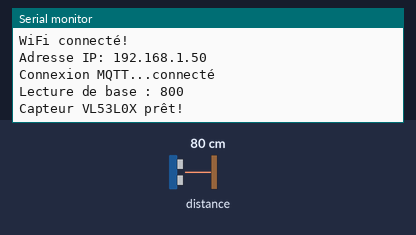
A sketch run on a simulated ESP32. Shown: the last lines printed to the serial monitor. Inputs (shaded band) come from the test bench; at power-on: distance to the obstacle 80 cm. WiFi joins after 1.5 s; servers stay silent unless stated; no MQTT or app messages arrive unless stated.

Above: at 3.4 s.
3.5 s: distance to the obstacle set to 2 cm
At 4.1 s:
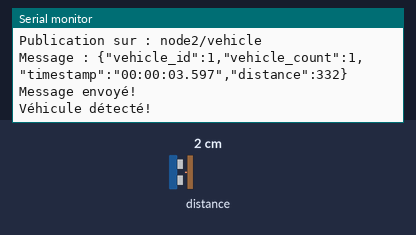
5.0 s: distance to the obstacle set to 250 cm
At 5.5 s:
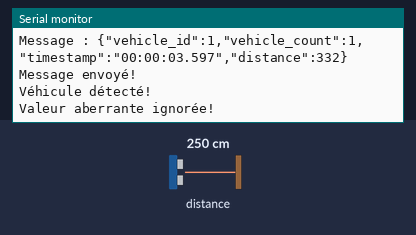

Measured:
- after the input at 3.5 s, the serial monitor: prints a new line after 0.10 s (image 1)
- after the input at 5.0 s, the serial monitor: prints a new line after 0.35 s (image 2)

The sketch:

VL53L0X.ino
```cpp
#include <Wire.h>
#include <Adafruit_VL53L0X.h>
#include <WiFi.h>
#include <PubSubClient.h>

#define DISTANCE_THRESHOLD 10  // Changement de distance minimum (en mm)
#define MAX_VALID_DISTANCE 2000 // 2m
#define MIN_VALID_DISTANCE 100  // 10cm
#define NUM_SAMPLES 5
#define RESET_THRESHOLD 20 // Nombre max d'erreurs avant reset du capteur

Adafruit_VL53L0X lox;
WiFiClient espClient;
PubSubClient mqttClient(espClient);

const char* mqttServer = "*********";
const char* wifiSSID = "**********";
const char* wifiPassword = "*********";
const int mqttPort = 1883;

long baselineDistance = -1;
bool vehicleDetected = false;
int vehicle_id = 0;
int vehicle_count = 0;
unsigned long last_detection_time = 0;
int errorCount = 0; // Compteur d'erreurs du capteur

void setup() {
    Serial.begin(115200);
    setup_wifi();
    setup_mqtt();

    Wire.begin();
    Wire.setClock(400000);

    if (!lox.begin()) {
        Serial.println("Échec de l'initialisation du VL53L0X!");
        while (1);
    }

    // Initialisation de la distance de base
    while (baselineDistance == -1) {
        baselineDistance = get_distance_vl53();
        Serial.print("Lecture de base : ");
        Serial.println(baselineDistance);
        delay(500);
    }

    lox.startRangeContinuous();
    lox.setMeasurementTimingBudgetMicroSeconds(20000);

    Serial.println("Capteur VL53L0X prêt!");
}

void loop() {
    if (lox.isRangeComplete()) {
        long currentDistance = get_distance_vl53();

        // Vérifie si une valeur aberrante est détectée
        if (currentDistance == -1) {
            errorCount++;
            Serial.println("Valeur aberrante ignorée!");
            if (errorCount >= RESET_THRESHOLD) {
                reset_sensor(); // Réinitialisation après trop d'erreurs
            }
            return;
        }

        errorCount = 0; // Réinitialiser le compteur d'erreurs si une lecture valide est obtenue

        // Si la distance est dans les limites acceptables (entre 10 cm et 2 m)
        if (currentDistance >= MIN_VALID_DISTANCE && currentDistance <= MAX_VALID_DISTANCE) {
            // Vérifie si un véhicule est détecté
            if (!vehicleDetected) {
                long distanceChange = abs(currentDistance - baselineDistance);

                // Si un changement de distance est détecté, on envoie les données
                if (distanceChange > DISTANCE_THRESHOLD) {
                    vehicle_id++;
                    vehicle_count++;
                    String timestamp = get_timestamp();
                    String jsonData = create_json_data(vehicle_id, vehicle_count, timestamp, currentDistance);
                    send_mqtt_message("node2/vehicle", jsonData);

                    // Mémoriser la dernière détection
                    last_detection_time = millis();
                    vehicleDetected = true;
                    Serial.println("Véhicule détecté!");
                }
            }
            // Si le véhicule est détecté, attendre que la distance change pour retourner en attente
            else {
                long distanceChange = abs(currentDistance - baselineDistance);
                if (distanceChange < DISTANCE_THRESHOLD) {
                    vehicleDetected = false;
                    Serial.println("Véhicule parti, réinitialisation...");
                }
            }
        }
    }

    if (!mqttClient.connected()) {
        reconnect_mqtt();
    }
    mqttClient.loop(); // Assurez-vous que la boucle MQTT est exécutée sans blocage
    delay(100); // Temps de pause pour éviter de surcharger le processeur
}

void setup_wifi() {
    Serial.print("Connexion au WiFi...");
    WiFi.begin(wifiSSID, wifiPassword);
    while (WiFi.status() != WL_CONNECTED) {
        delay(500);
        Serial.print(".");
    }
    Serial.println("\nWiFi connecté!");
    Serial.print("Adresse IP: ");
    Serial.println(WiFi.localIP());
}

void setup_mqtt() {
    mqttClient.setServer(mqttServer, mqttPort);
    reconnect_mqtt();
}

void reconnect_mqtt() {
    while (!mqttClient.connected()) {
        Serial.print("Connexion MQTT...");
        if (mqttClient.connect("ESP32Client")) {
            Serial.println("connecté");
        } else {
            Serial.println("Échec, nouvelle tentative...");
            delay(5000);
        }
    }
}

long get_distance_vl53() {
    long sum = 0;
    int validReadings = 0;
    for (int i = 0; i < NUM_SAMPLES; i++) {
        VL53L0X_RangingMeasurementData_t measure;
        lox.rangingTest(&measure, false);

        // Ignorer les valeurs aberrantes
        if (measure.RangeStatus != 4 && measure.RangeMilliMeter > 0 && measure.RangeMilliMeter <= MAX_VALID_DISTANCE) {
            sum += measure.RangeMilliMeter;
            validReadings++;
        }
        delay(5); // Pause entre les mesures
    }

    return (validReadings > 0) ? (sum / validReadings) : -1;
}

void reset_sensor() {
    Serial.println("Réinitialisation du capteur VL53L0X...");
    errorCount = 0;
    lox.stopRangeContinuous();
    delay(100);
    if (!lox.begin()) {
        Serial.println("Échec du redémarrage du VL53L0X!");
    } else {
        lox.startRangeContinuous();
        Serial.println("Capteur réinitialisé avec succès.");
    }
}

String get_timestamp() {
    unsigned long currentMillis = millis();
    unsigned long seconds = currentMillis / 1000;
    unsigned long minutes = seconds / 60;
    seconds = seconds % 60;
    unsigned long hours = minutes / 60;
    minutes = minutes % 60;

    char timestamp[20];
    sprintf(timestamp, "%02lu:%02lu:%02lu.%03lu", hours, minutes, seconds, currentMillis % 1000);
    return String(timestamp);
}

String create_json_data(int vehicle_id, int vehicle_count, String timestamp, long distance) {
    String jsonData = "{";
    jsonData += "\"vehicle_id\":" + String(vehicle_id) + ",";
    jsonData += "\"vehicle_count\":" + String(vehicle_count) + ",";
    jsonData += "\"timestamp\":\"" + timestamp + "\",";
    jsonData += "\"distance\":" + String(distance);
    jsonData += "}";

    return jsonData;
}

void send_mqtt_message(const char* topic, String message) {
    Serial.print("Publication sur : ");
    Serial.println(topic);
    Serial.print("Message : ");
    Serial.println(message);

    bool success = mqttClient.publish(topic, message.c_str(), true);
    if (success) {
        Serial.println("Message envoyé!");
    } else {
        Serial.println("Échec de l'envoi!");
    }
}
```
